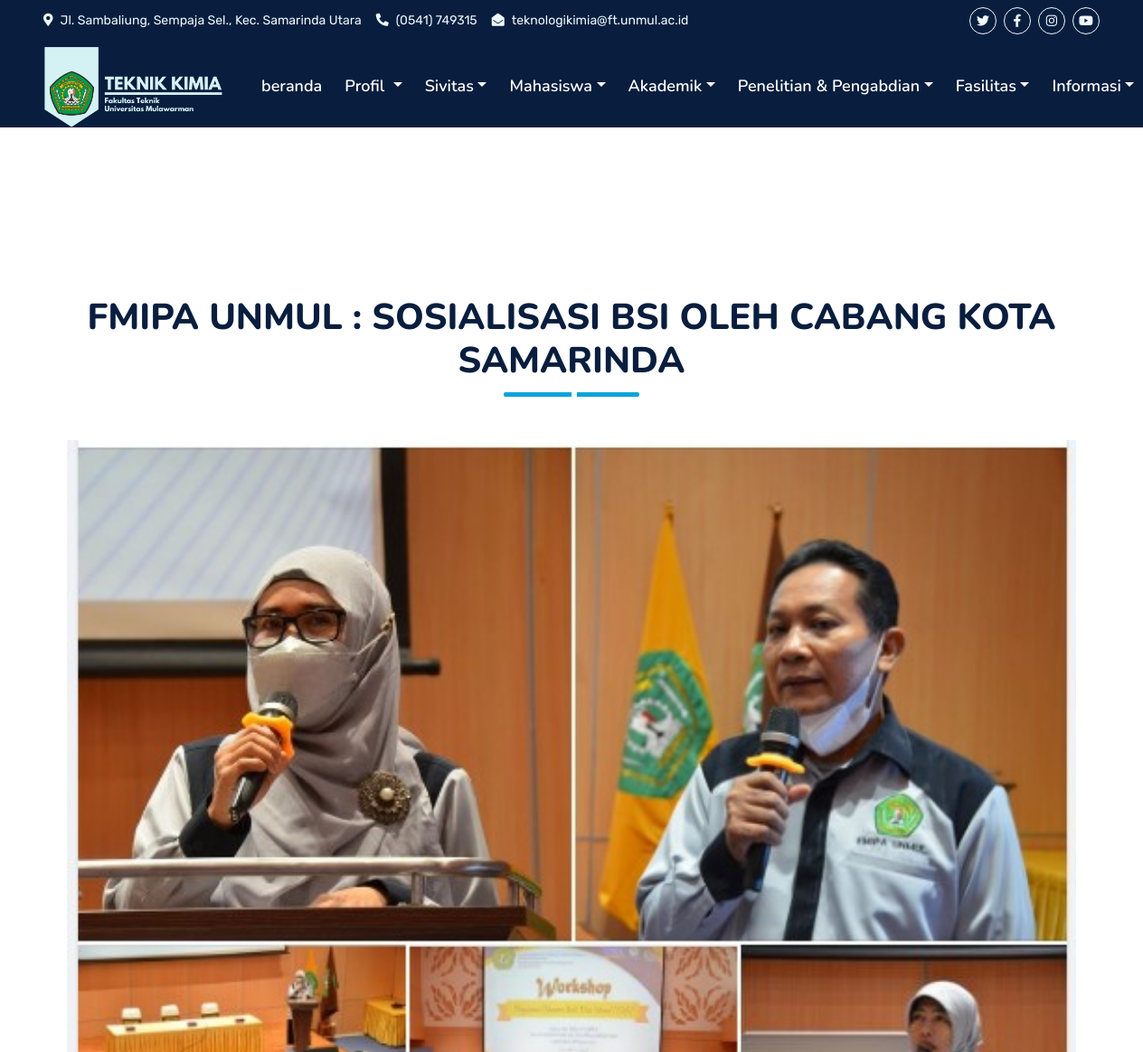
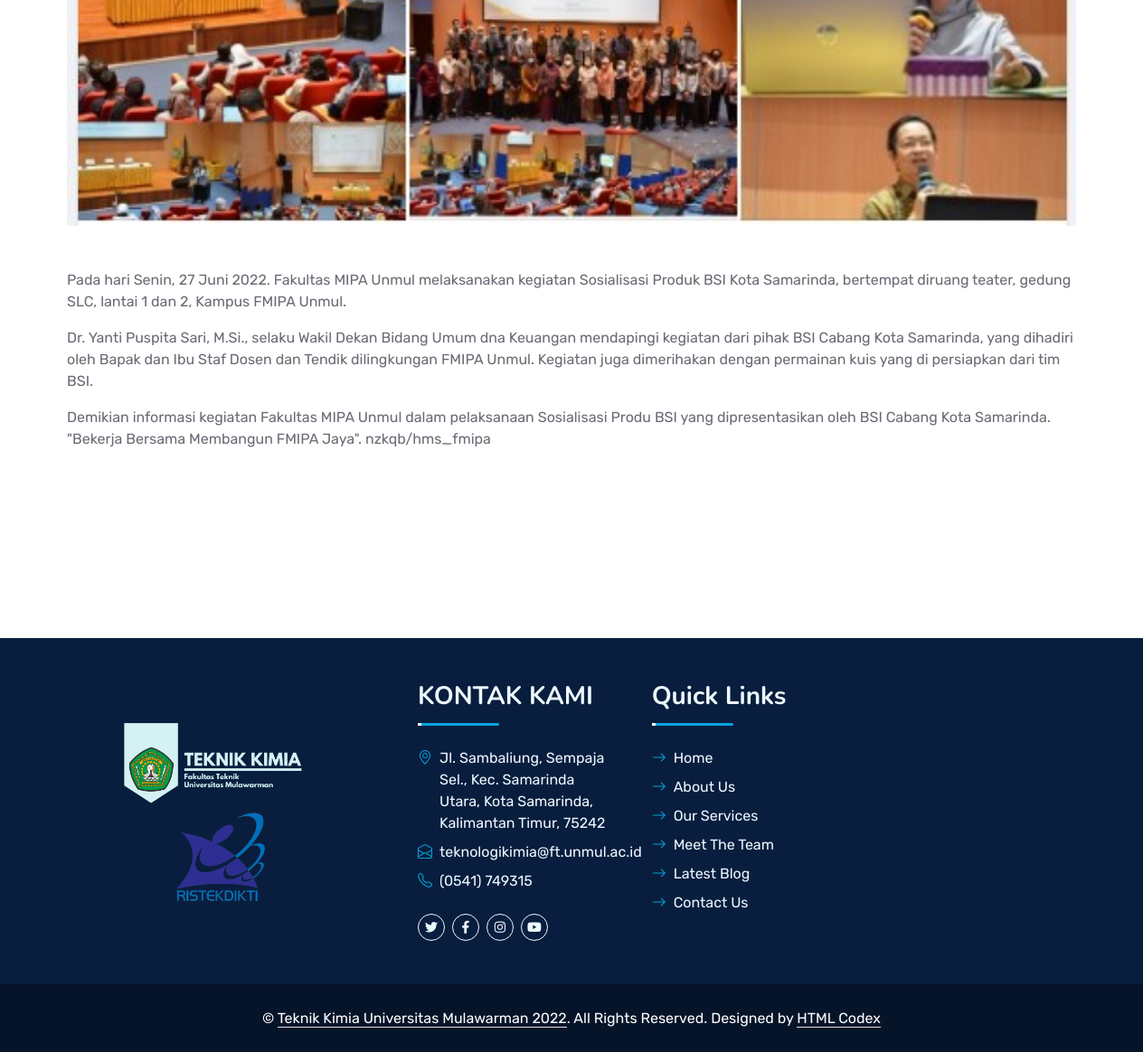
The page /detail_berita/3 on the database its author committed (2 pictures, top to bottom).
### website/models.py (models this page shows, shortened)
class Berita(models.Model):
    Judul = models.CharField(max_length=100)
    isi_berita = HTMLField()
    gambar = models.FileField(upload_to=_upload_path, validators=[FileExtensionValidator(['jpg']), file_size])
    created_at = models.DateTimeField(auto_now_add=True)
    updated_at = models.DateTimeField(auto_now=True)
    class Meta:
        verbose_name_plural = "Berita"

### website/views.py (the view)
# urls.py: path('detail_berita/<int:pk>', views.detail_berita, name='detail_berita'),
def detail_berita(request, pk):
    beritas = models.Berita.objects.get(id=pk)
    context = {
        'rows': beritas,
    }
    return render(request, 'website/detail_berita.html', context)

### templates/website/detail_berita.html (shortened to what this page needs)
{% extends 'website/base1.html' %}
{% load static %}
{% block body %}
    <div class="container-fluid py-5 wow fadeInUp" data-wow-delay="0.1s">
        <div class="container py-5">
            <div class="section-title text-center position-relative pb-3 mb-5 mx-auto" ">
                <h1 class="mb-0">{{rows.Judul}}</h1>
            </div>
            <div class="row g-5">
                    <div class="mb-5">
                        <img class="img-fluid w-100 rounded mb-5" src="{{rows.gambar.url}}" alt="">
                        {{rows.isi_berita|safe}}
                    </div>
            </div>
            </div>
        </div>
{% endblock %}

### static/css/style.css (style rules this page uses)
:root { --primary: #06A3DA; --secondary: #34AD54; --light: #EEF9FF; --dark: #091E3E; }
h1, h2, .fw-bold { font-weight: 800 !important; }
.section-title::before { position: absolute; content: ""; width: 150px; height: 5px; left: 0; bottom: 0; background: var(--primary); border-radius: 2px; }
.section-title.text-center::before { left: 50%; margin-left: -75px; }
.section-title::after { position: absolute; content: ""; width: 6px; height: 5px; bottom: 0px; background: #FFFFFF; -webkit-animation: section-title-run 5s infinite linear; animation: section-title-run 5s infinite linear; }
.section-title.text-center::after { -webkit-animation: section-title-run-center 5s infinite linear; animation: section-title-run-center 5s infinite linear; }

### rows shown on the page
Berita: Judul "FMIPA UNMUL : SOSIALISASI BSI OLEH CABANG KOTA SAMARINDA", gambar (picture), isi_berita "Pada hari Senin, 27 Juni 2022. Fakultas MIPA Unmul melaksanakan kegiatan Sosialisasi Produk BSI Kota Samarinda, bertempat diruang teater, gedung SLC, lantai 1 dan 2, Kampus FMIPA Unmul. Dr. Yanti Puspita Sari, M.Si., selaku Wakil Dekan Bidang Umum dna Keuangan mendapingi kegiatan dari pihak BSI Cabang Kota Samarinda, yang dihadiri oleh Bapak dan Ibu Staf Dosen dan Tendik dilingkungan FMIPA Unmul. Kegiatan juga dimerihakan dengan permainan kuis yang di persiapkan dari tim BSI. Demikian informasi kegiatan Fakultas MIPA Unmul dalam pelaksanaan Sosialisasi Produ BSI yang dipresentasikan oleh BSI Cabang Kota Samarinda. \"Bekerja Bersama Membangun FMIPA Jaya\". nzkqb/hms_fmipa"
